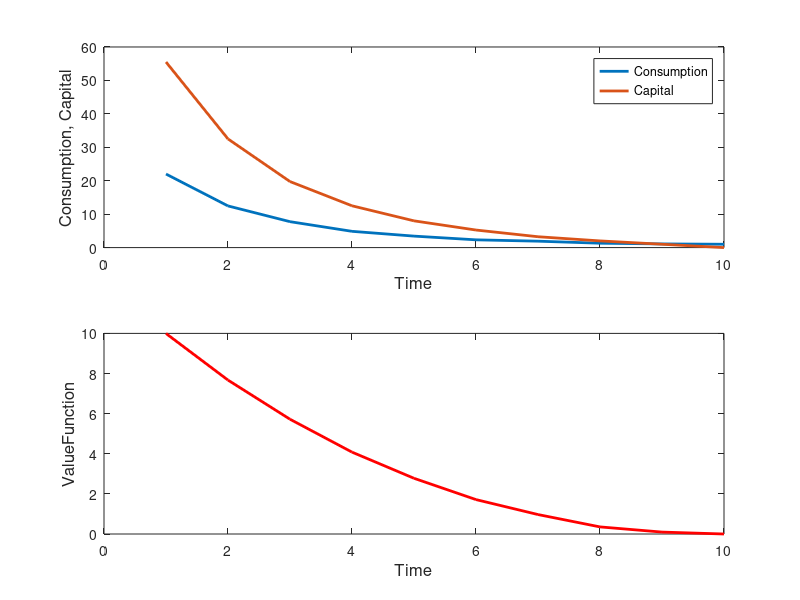

Write MATLAB code to recreate this figure.
clc;
clear all;

%------ (1) Prompt user to input parameters
Beta    = 0.9;
T       = 10;
K1      = 100;
grid    = 0.25;

theta   = 1.1;
alpha   = 0.9;

K       = 0:grid:K1;
V       = [NaN(length(K), T), zeros(length(K), 1)];

%------ (2) Loop over possible values of k_{t} and k_{t+1}
aux     = NaN(length(K), length(K), T);
for t = T:-1:1
 for inK = 1:length(K)
  for outK = 1:(inK)
    c   = K(inK) - (K(outK)*(1/theta))^(1/alpha);
      c = max(0.000001, c);
      aux(inK, outK, t) = log(c) + Beta*V(outK, t+1);
   end
  end
V(:, t) = max(aux(:, :, t), [], 2);
end

%---- (3) Calculate optimal results going forward
vf  = NaN(T, 1);
kap = [K1; NaN(T, 1)];
con = NaN(T, 1);

for t = 1:T
 vf(t)    = V(find(K==kap(t)), t);
 kap(t+1) = K(find(aux(find(K==kap(t)), :, t) == vf(t)));
 con(t)   = kap(t) - (((kap(t+1))/theta)^(1/alpha));
end

%---- (4) Display results --------------------------------
[kap(2:T+1), con]
subplot(2, 1, 1)
plot([1:1:T], [con, kap([2:T+1], :)], 'LineWidth', 2)
ylabel('Consumption, Capital', 'FontSize', 12)
xlabel('Time', 'FontSize', 12)
legend('Consumption', 'Capital')

subplot(2, 1, 2)
plot([1:1:T], vf, 'Color', 'red', 'LineWidth', 2)
ylabel('ValueFunction', 'FontSize', 12)
xlabel('Time', 'FontSize', 12)